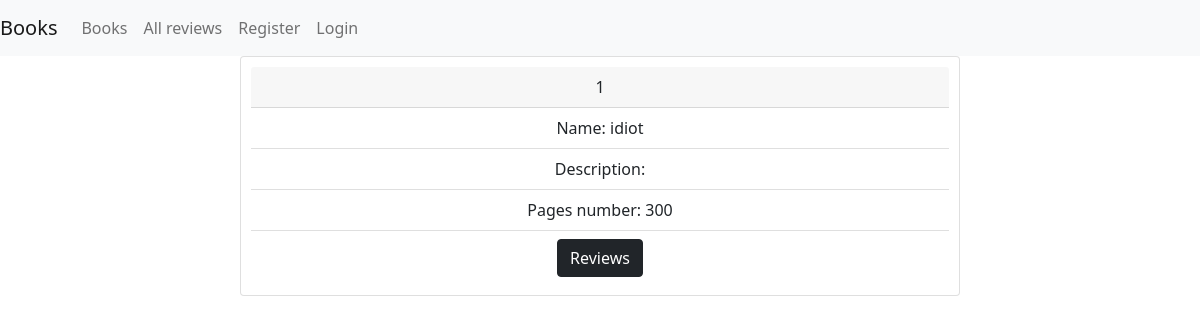
The page /app/book_list/ on the database as committed earlier.
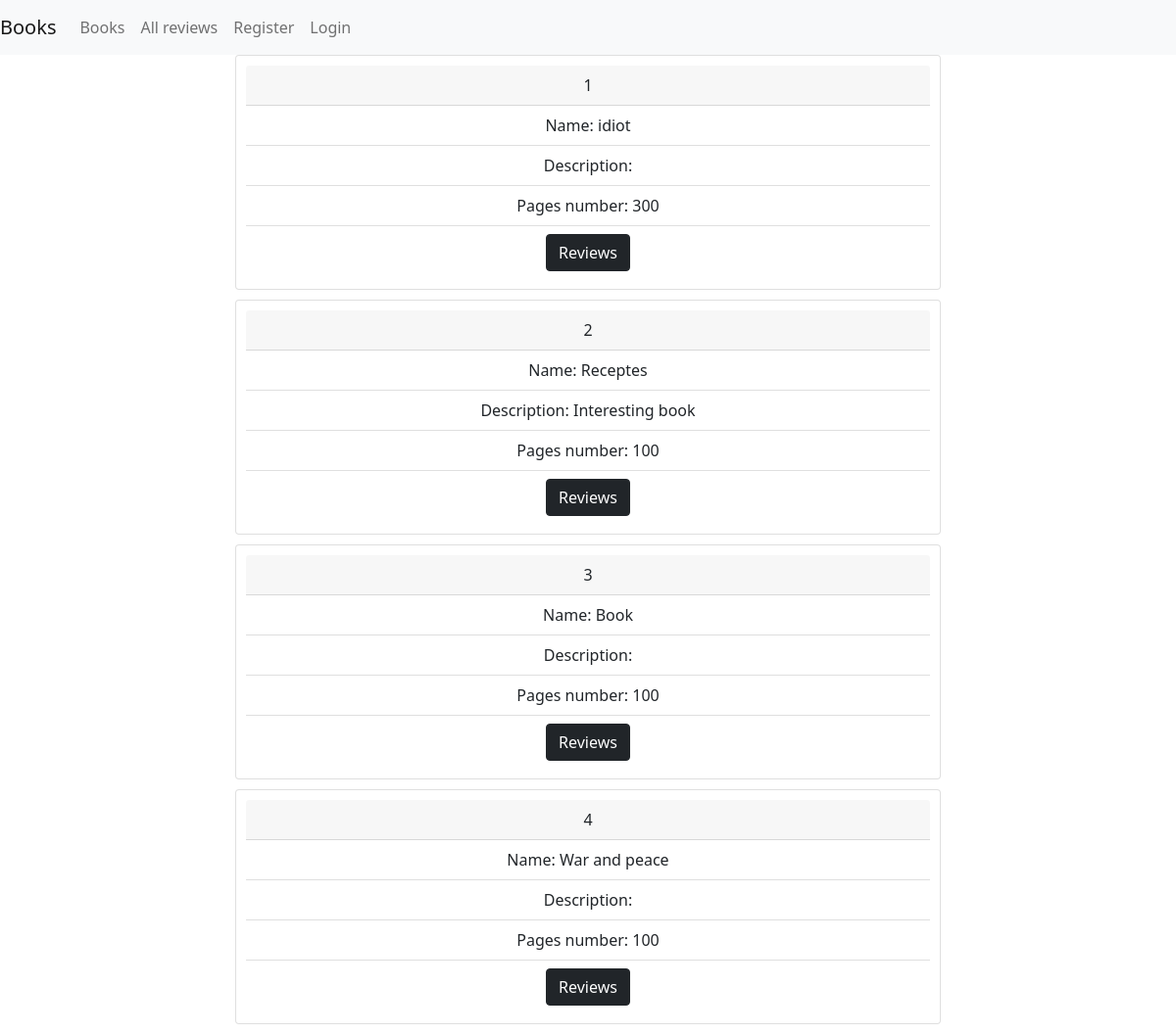
The same page on the database as committed later.
### app_tutorial/models.py (models this page shows, shortened)
class Book(models.Model):
    name = models.CharField(max_length=255)
    pages_number = models.IntegerField(default=100)
    price = models.DecimalField(max_digits=10, decimal_places=2)
    description = models.TextField(null=True,blank=True)

### app_tutorial/views.py (the view)
# urls.py: path('book_list/', views.book_list, name='book_list'),
def book_list(request):
    books = Book.objects.all()
    return render(request, 'book_list.html', {'books': books})

### templates/book_list.html (shortened to what this page needs)
{% extends 'base.html'%}
{%block content%}
{% for book in books %}
    <div class="review card">
      <div class="card-header">
        {{book.id}}
      </div>
      <ul class="list-group list-group-flush">
        <li class="list-group-item">Name: {{book.name}}</li>
        <li class="list-group-item">Description: {{book.description}}</li>
        <li class="list-group-item">Pages number: {{book.pages_number}}</li>
        <li class="list-group-item">
            <a class="btn btn-dark" href="{% url 'book_review_list' book_id=book.id%}" role="button">Reviews</a>
        </li>
      </ul>
    </div>
{% endfor %}
{% endblock %}

Rows that differ between the two databases and show on the page:
added Book: id "2", name "Receptes", description "Interesting book", pages_number "100"
added Book: id "3", name "Book", pages_number "100"
added Book: id "4", name "War and peace", pages_number "100"
